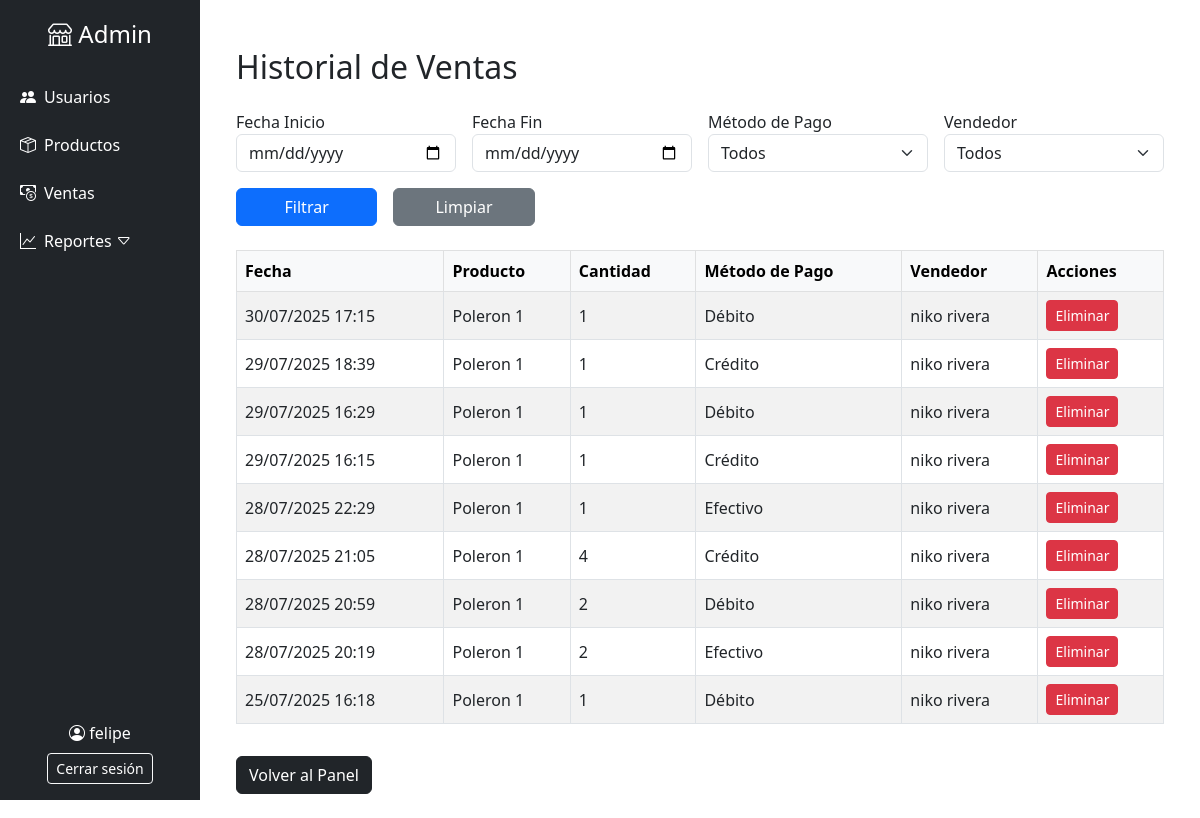
The app's page /historial_ventas (signed in), older data.
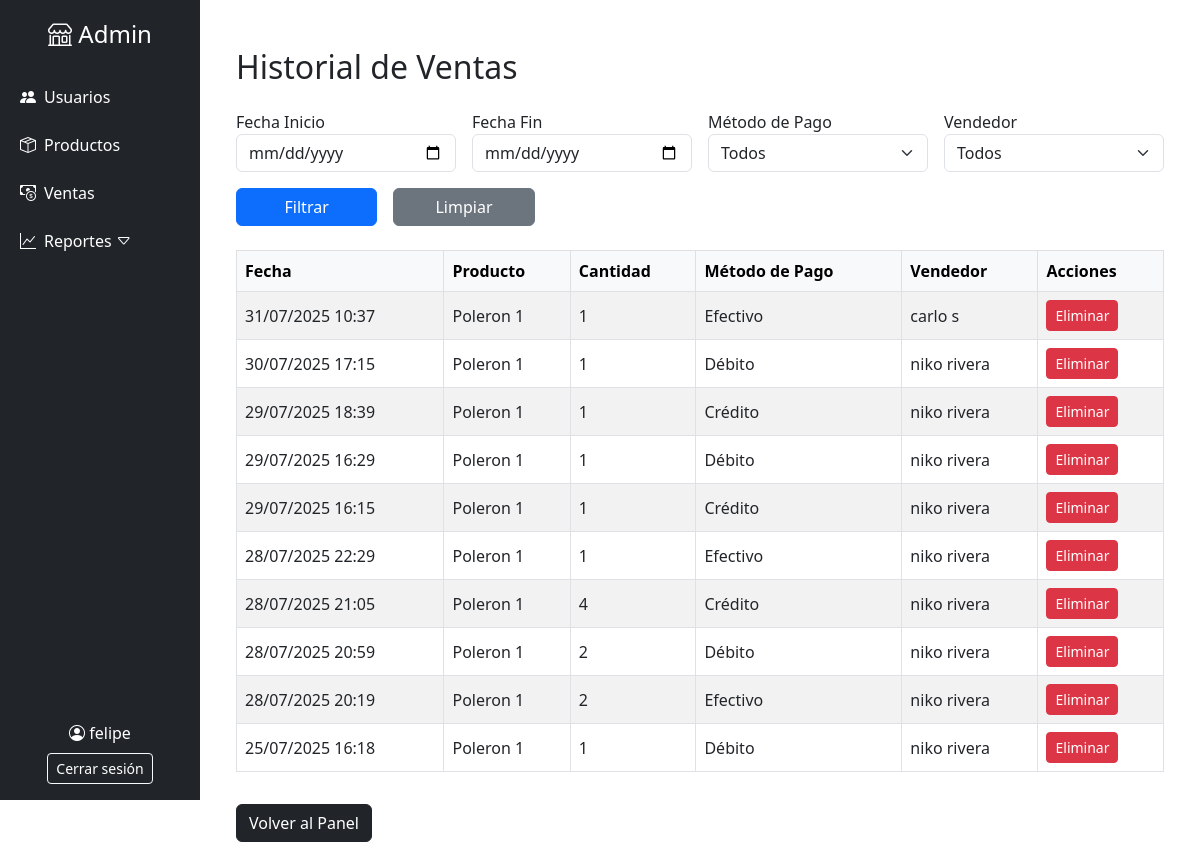
The same page, newer data.
### app/models.py (models this page shows, shortened)
class Venta(db.Model):
    __tablename__ = 'venta'
    id = db.Column(db.Integer, primary_key=True)
    producto_id = db.Column(db.Integer, db.ForeignKey('producto.id'), nullable=False)
    usuario_id = db.Column(db.Integer, db.ForeignKey('user.id'), nullable=False)
    cantidad = db.Column(db.Integer, nullable=False)
    metodo_pago = db.Column(db.String(50), nullable=False)
    cliente = db.Column(db.String(120))  # solo usado si es venta fiada
    fecha = db.Column(db.DateTime, default=datetime.utcnow)
    usuario = db.relationship('User', backref='ventas')

class Producto(db.Model):
    __tablename__ = 'producto'
    id = db.Column(db.Integer, primary_key=True)
    nombre = db.Column(db.String(100), nullable=False)
    descripcion = db.Column(db.String(255), nullable=False)
    caracteristicas = db.Column(db.String(255))
    precio = db.Column(db.Integer, nullable=False)
    stock = db.Column(db.Integer, nullable=False)
    talla = db.Column(db.String(10), nullable=False)
    tipo_producto = db.Column(db.String(50), nullable=False)  # Polerón, Chaqueta, Blusa, Shorts, Buzos, etc.
    marca = db.Column(db.String(100), nullable=False)          # Campo libre (input)
    genero = db.Column(db.String(20), nullable=False)          # Hombre o Mujer
    imagen_local = db.Column(db.String(255))  # o el tipo que uses
    codigo_barras = db.Column(db.String(20), unique=True)
    ventas = db.relationship('Venta', backref='producto', cascade="all, delete-orphan")

class User(UserMixin, db.Model):
    id = db.Column(db.Integer, primary_key=True)
    nombre = db.Column(db.String(100), nullable=False)
    apellido = db.Column(db.String(100), nullable=False)
    email = db.Column(db.String(150), unique=True, nullable=False)
    telefono = db.Column(db.String(20), nullable=False)
    password = db.Column(db.String(150), nullable=False)
    rol = db.Column(db.String(50), nullable=False)

### app/routes.py (the view)
@app.route('/historial_ventas', methods=['GET'])
@login_required
def historial_ventas():
    if current_user.rol != 'administrador':
        flash("Acceso no autorizado", "danger")
        return redirect(url_for('login'))
    fecha_inicio = request.args.get('fecha_inicio')
    fecha_fin = request.args.get('fecha_fin')
    metodo_pago = request.args.get('metodo_pago')
    vendedor_id = request.args.get('vendedor_id')
    ventas = Venta.query
    if fecha_inicio:
        ventas = ventas.filter(Venta.fecha >= fecha_inicio)
    if fecha_fin:
        ventas = ventas.filter(Venta.fecha <= fecha_fin)
    if metodo_pago and metodo_pago != 'Todos':
        ventas = ventas.filter(Venta.metodo_pago == metodo_pago)
    if vendedor_id and vendedor_id != 'Todos':
        ventas = ventas.filter(Venta.usuario_id == vendedor_id)
    ventas = ventas.order_by(Venta.fecha.desc()).all()
    usuarios = User.query.all()
    return render_template(
        'historial_ventas.html',
        ventas=ventas,
        usuarios=usuarios,
        datetime=datetime,  # 👈 Esta línea permite usar datetime en el HTML
        filtros={
            'fecha_inicio': fecha_inicio,
            'fecha_fin': fecha_fin,
            'metodo_pago': metodo_pago,
            'vendedor_id': vendedor_id
        }
    )

### app/routes.py (called while the page is built)
@login_manager.user_loader
def load_user(user_id):
    return User.query.get(int(user_id))

### app/templates/historial_ventas.html (shortened to what this page needs)
{% extends 'base_admin.html' %}
{% block content %}
<div class="container-fluid mt-4">
    <h2 class="mb-4">Historial de Ventas</h2>
    <form class="row g-3 mb-4" method="get">
        <div class="col-12 col-md-6 col-lg-3">
            <label>Fecha Inicio</label>
            <input type="date" name="fecha_inicio" class="form-control" value="{{ filtros.fecha_inicio or '' }}">
        </div>
        <div class="col-12 col-md-6 col-lg-3">
            <label>Fecha Fin</label>
            <input type="date" name="fecha_fin" class="form-control" value="{{ filtros.fecha_fin or '' }}">
        </div>
        <div class="col-12 col-md-6 col-lg-3">
            <label>Método de Pago</label>
            <select name="metodo_pago" class="form-select">
                <option value="Todos">Todos</option>
            </select>
        </div>
        <div class="col-12 col-md-6 col-lg-3">
            <label>Vendedor</label>
            <select name="vendedor_id" class="form-select">
                <option value="Todos">Todos</option>
            </select>
        </div>
        <div class="col-6 col-md-3 col-lg-2">
            <button type="submit" class="btn btn-primary w-100">Filtrar</button>
        </div>
        <div class="col-6 col-md-3 col-lg-2">
            <a href="{{ url_for('historial_ventas') }}" class="btn btn-secondary w-100">Limpiar</a>
        </div>
    </form>
    <div class="table-responsive">
        <table class="table table-striped table-bordered align-middle">
            <thead class="table-light">
                <tr>
                    <th>Fecha</th>
                    <th>Producto</th>
                    <th>Cantidad</th>
                    <th>Método de Pago</th>
                    <th>Vendedor</th>
                    <th>Acciones</th>
                </tr>
            </thead>
            <tbody>
                {% for venta in ventas %}
                <tr>
                    <td>{{ (venta.fecha - datetime.timedelta(hours=4)).strftime('%d/%m/%Y %H:%M') }}</td>
                    <td>{{ venta.producto.nombre }}</td>
                    <td>{{ venta.cantidad }}</td>
                    <td>{{ venta.metodo_pago }}</td>
                    <td>{{ venta.usuario.nombre }} {{ venta.usuario.apellido }}</td>
                    <td>
                        <form action="{{ url_for('eliminar_venta', venta_id=venta.id) }}" method="POST" onsubmit="return confirm('¿Estás seguro de eliminar esta venta?');">
                            <button type="submit" class="btn btn-danger btn-sm">Eliminar</button>
                        </form>
                    </td>
                </tr>
                {% endfor %}
            </tbody>
        </table>
    </div>
    <a href="{{ url_for('admin_index') }}" class="btn btn-dark mt-3">Volver al Panel</a>
</div>
{% endblock %}

Row changes from the older to the newer data that the page shows:
added Venta: fecha "31/07/2025 10:37", producto.nombre "Poleron 1", cantidad "1", metodo_pago "Efectivo", usuario.nombre "carlo", usuario.apellido "s"
